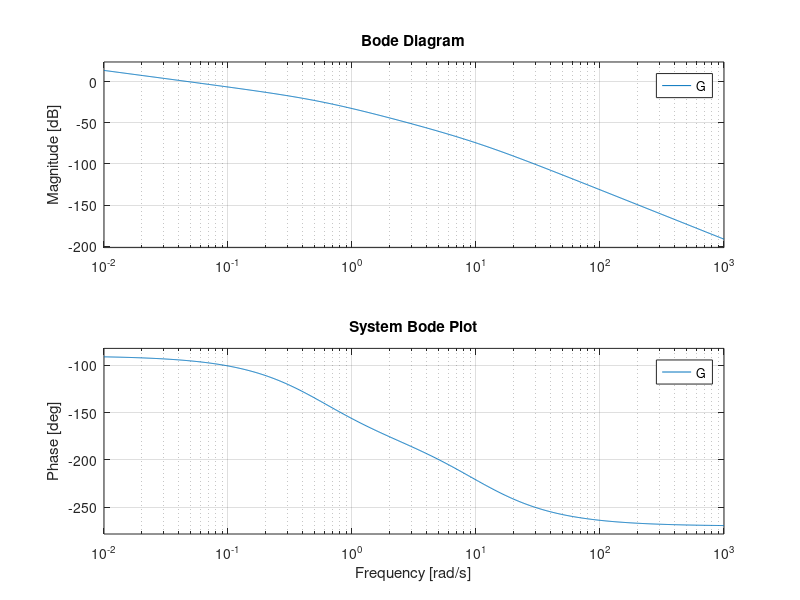
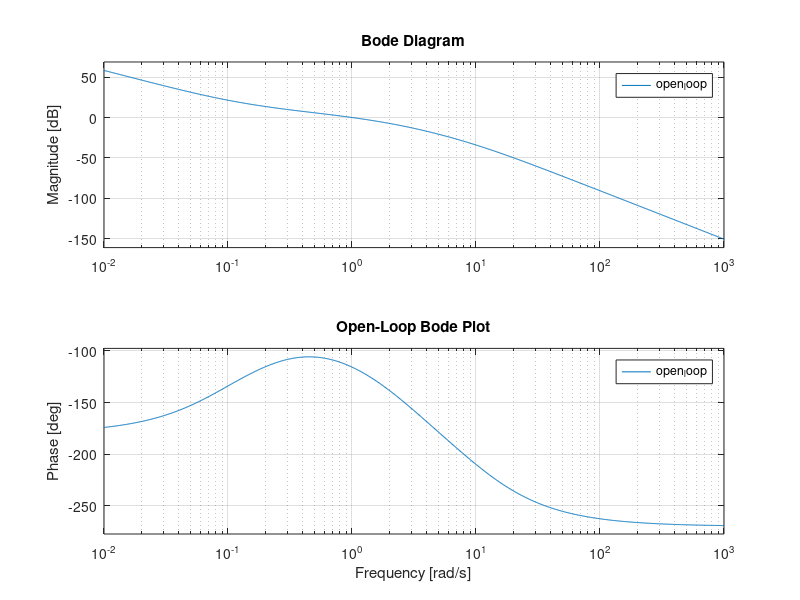
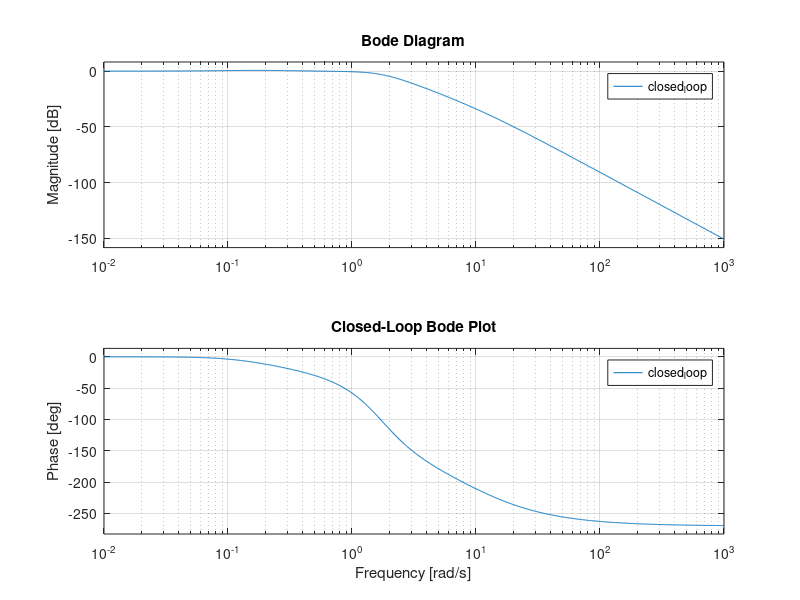
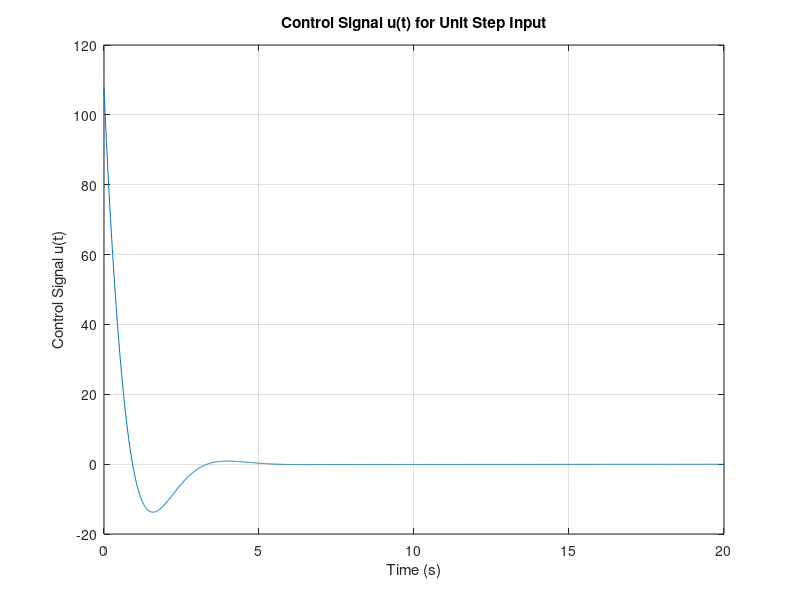

MATLAB code for these plots, in order:
s = tf('s');

% System parameters
L_m = 2;       
R_m = 21;      
b = 1;        
J = 3.5;
K_tau = 38;   
K_m = 0.5;     
n = 1/20;      

% Define G
G_partial = K_tau / ((s * L_m + R_m) * (J * s + b));
G_0 = G_partial * n / s;
G = G_0 / (1 + G_partial * K_m);

% Controller parameters
beta = 0.16;
tau_d = 2.5;
tau_i = 10;
K = 17.278;
gamma = 0;

% F = K
F = K*(tau_d*s + 1)*(tau_i*s + 1)/((beta*tau_d*s + 1)*(tau_i*s + gamma));

open_loop = F * G;

% Bode plot for system
figure;
bode(G);
grid on;
title('System Bode Plot');

% Bode plot for open-loop system
figure;
bode(open_loop);
grid on;
title('Open-Loop Bode Plot');

%{
[GM, PM, Wcg, Wcp] = margin(open_loop);
fprintf('Open-Loop Gain Margin (GM): %.2f dB\n', 20*log10(GM));
fprintf('Open-Loop Phase Margin (PM): %.2f degrees\n', PM);
fprintf('Open-Loop phase Crossover Frequency (Wcg): %.2f rad/s\n', Wcg);
fprintf('Open-Loop gain Crossover Frequency (Wcp): %.2f rad/s\n', Wcp);
%}

closed_loop = feedback(open_loop, 1);  

% Bode plot for closed-loop system
figure;
bode(closed_loop);
grid on;
title('Closed-Loop Bode Plot');



% Simulate the closed-loop step response
t = 0:0.01:20;  % Time vector
r = ones(size(t));  % Unit step input

% Simulate the system response (y is the output of the closed-loop system)
y = lsim(closed_loop, r, t);

% The control signal u(t) is the output of the compensator F(s) to the error signal
error_signal = r(:) - y(:);  % Error signal = r(t) - y(t)

% Ensure error_signal is a column vector for correct input format
u = lsim(F, error_signal, t);  % Control signal u(t)

% Plot the control signal u(t)
figure;
plot(t, u);
xlabel('Time (s)');
ylabel('Control Signal u(t)');
title('Control Signal u(t) for Unit Step Input');
grid on;